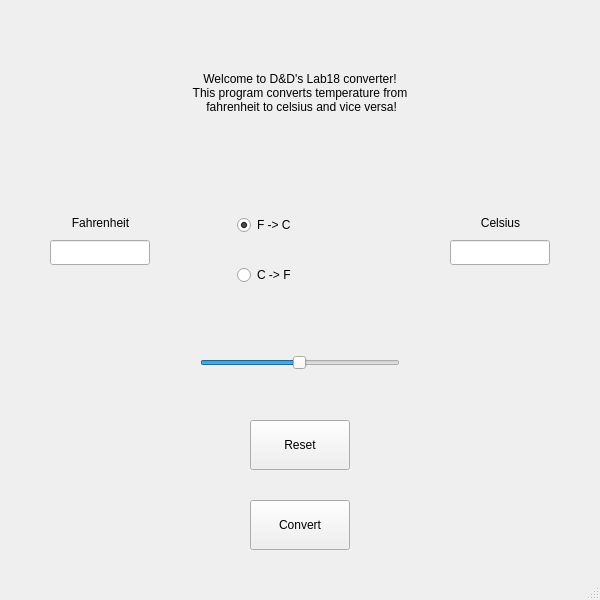
<?xml version="1.0" encoding="UTF-8"?>
<ui version="4.0">
 <class>MainWindow</class>
 <widget class="QMainWindow" name="MainWindow">
  <property name="geometry">
   <rect>
    <x>0</x>
    <y>0</y>
    <width>600</width>
    <height>600</height>
   </rect>
  </property>
  <property name="windowTitle">
   <string>MainWindow</string>
  </property>
  <widget class="QWidget" name="centralwidget">
   <widget class="QPushButton" name="convertButton">
    <property name="geometry">
     <rect>
      <x>250</x>
      <y>500</y>
      <width>100</width>
      <height>50</height>
     </rect>
    </property>
    <property name="text">
     <string>Convert</string>
    </property>
   </widget>
   <widget class="QRadioButton" name="ftoc">
    <property name="geometry">
     <rect>
      <x>237</x>
      <y>200</y>
      <width>125</width>
      <height>50</height>
     </rect>
    </property>
    <property name="text">
     <string>F -&gt; C</string>
    </property>
    <property name="checked">
     <bool>true</bool>
    </property>
   </widget>
   <widget class="QRadioButton" name="ctof">
    <property name="geometry">
     <rect>
      <x>237</x>
      <y>250</y>
      <width>125</width>
      <height>50</height>
     </rect>
    </property>
    <property name="text">
     <string>C -&gt; F</string>
    </property>
   </widget>
   <widget class="QLineEdit" name="tempInputBox">
    <property name="geometry">
     <rect>
      <x>50</x>
      <y>240</y>
      <width>100</width>
      <height>25</height>
     </rect>
    </property>
    <property name="text">
     <string/>
    </property>
   </widget>
   <widget class="QLineEdit" name="tempOutputBox">
    <property name="geometry">
     <rect>
      <x>450</x>
      <y>240</y>
      <width>100</width>
      <height>25</height>
     </rect>
    </property>
    <property name="text">
     <string/>
    </property>
   </widget>
   <widget class="QSlider" name="convertSlider">
    <property name="geometry">
     <rect>
      <x>200</x>
      <y>350</y>
      <width>200</width>
      <height>25</height>
     </rect>
    </property>
    <property name="layoutDirection">
     <enum>Qt::LeftToRight</enum>
    </property>
    <property name="minimum">
     <number>0</number>
    </property>
    <property name="maximum">
     <number>99</number>
    </property>
    <property name="value">
     <number>49</number>
    </property>
    <property name="sliderPosition">
     <number>49</number>
    </property>
    <property name="tracking">
     <bool>false</bool>
    </property>
    <property name="orientation">
     <enum>Qt::Horizontal</enum>
    </property>
    <property name="invertedAppearance">
     <bool>false</bool>
    </property>
    <property name="invertedControls">
     <bool>false</bool>
    </property>
   </widget>
   <widget class="QLabel" name="inputLabel">
    <property name="geometry">
     <rect>
      <x>20</x>
      <y>210</y>
      <width>161</width>
      <height>25</height>
     </rect>
    </property>
    <property name="text">
     <string>Fahrenheit</string>
    </property>
    <property name="alignment">
     <set>Qt::AlignCenter</set>
    </property>
   </widget>
   <widget class="QLabel" name="outputLabel">
    <property name="geometry">
     <rect>
      <x>420</x>
      <y>210</y>
      <width>161</width>
      <height>25</height>
     </rect>
    </property>
    <property name="text">
     <string>Celsius</string>
    </property>
    <property name="alignment">
     <set>Qt::AlignCenter</set>
    </property>
   </widget>
   <widget class="QLabel" name="introLabel">
    <property name="geometry">
     <rect>
      <x>0</x>
      <y>25</y>
      <width>600</width>
      <height>150</height>
     </rect>
    </property>
    <property name="text">
     <string>Welcome to D&amp;D's Lab18 converter!
This program converts temperature from
 fahrenheit to celsius and vice versa!
</string>
    </property>
    <property name="alignment">
     <set>Qt::AlignCenter</set>
    </property>
   </widget>
   <widget class="QPushButton" name="resetButton">
    <property name="geometry">
     <rect>
      <x>250</x>
      <y>420</y>
      <width>100</width>
      <height>50</height>
     </rect>
    </property>
    <property name="text">
     <string>Reset</string>
    </property>
   </widget>
  </widget>
  <widget class="QMenuBar" name="menubar">
   <property name="geometry">
    <rect>
     <x>0</x>
     <y>0</y>
     <width>600</width>
     <height>22</height>
    </rect>
   </property>
  </widget>
  <widget class="QStatusBar" name="statusbar"/>
 </widget>
 <resources/>
 <connections/>
</ui>
